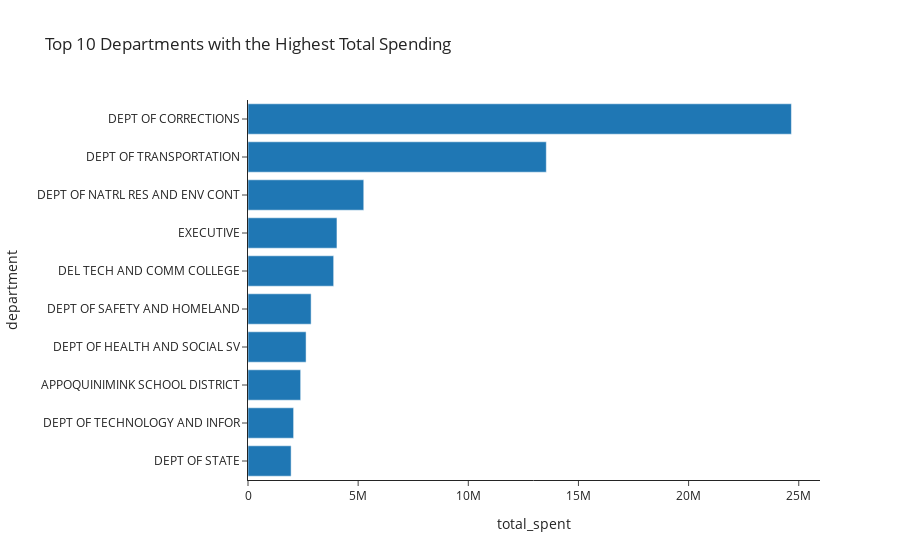

The notebook cell saved with this chart:
### Markdown cell above
Visualize the output as a horizontal bar chart, which makes it easy to compare the spending levels across these top departments.

### Code cell
fig_top_10_departments = px.bar(
    df_top_10_departments.iloc[::-1],
    x="total_spent",
    y="department",
    template="simple_white",
    title="Top 10 Departments with the Highest Total Spending",
)

fig_top_10_departments.show()

### Figure 1 — Plotly figure (JSON) as saved in the notebook; plotly's stock layout.template omitted (floating-point values rounded to 4 significant figures)
{"data": [{"hovertemplate": "total_spent=%{x}<br>department=%{y}<extra></extra>", "legendgroup": "", "marker": {"color": "#1F77B4", "pattern": {"shape": ""}}, "name": "", "orientation": "h", "showlegend": false, "textposition": "auto", "type": "bar", "x": [1957000.0, 2070000.0, 2390000.0, 2636000.0, 2865000.0, 3889000.0, 4038000.0, 5255000.0, 13540000.0, 24670000.0], "xaxis": "x", "y": ["DEPT OF STATE", "DEPT OF TECHNOLOGY AND INFOR", "APPOQUINIMINK SCHOOL DISTRICT", "DEPT OF HEALTH AND SOCIAL SV", "DEPT OF SAFETY AND HOMELAND", "DEL TECH AND COMM COLLEGE", "EXECUTIVE", "DEPT OF NATRL RES AND ENV CONT", "DEPT OF TRANSPORTATION", "DEPT OF CORRECTIONS"], "yaxis": "y"}], "layout": {"autosize": true, "barmode": "relative", "legend": {"tracegroupgap": 0}, "title": {"text": "Top 10 Departments with the Highest Total Spending"}, "xaxis": {"anchor": "y", "autorange": true, "domain": [0, 1], "range": [0, 25960000.0], "title": {"text": "total_spent"}, "type": "linear"}, "yaxis": {"anchor": "x", "autorange": true, "domain": [0, 1], "range": [-0.5, 9.5], "title": {"text": "department"}, "type": "category"}}}
